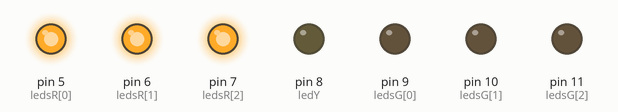
Recording of a sketch running on a simulated Arduino Uno, built with avr-gcc and run on an emulated ATmega328P. Parts: output pins drawn as LEDs (lit = HIGH).

Above: at 0.1 s.
At 11.1 s:
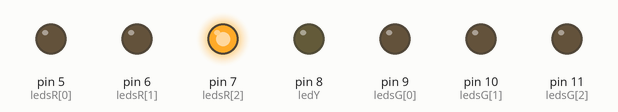
At 18.7 s:
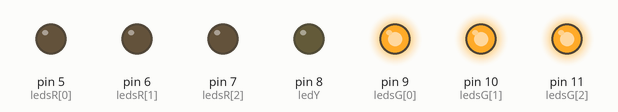
At 19.7 s:
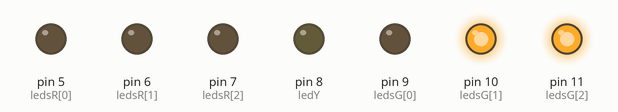
At 21.7 s:
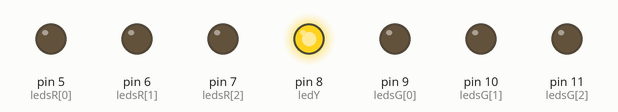
At 33.7 s:
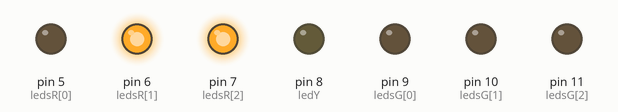
Timing chart, 0 to 40.0 s (numbered marks = the images above):
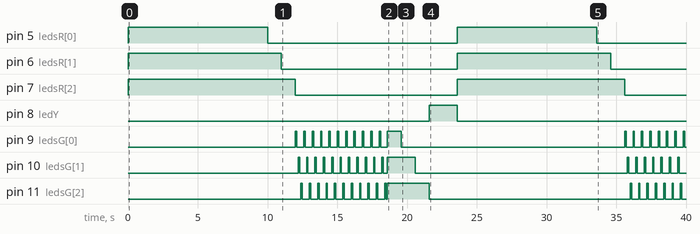

The sketch:

questao1.ino
```cpp
byte ledsG[] = {9,10,11};
int ledY = 8;
byte ledsR[] = {5,6,7};


void setup() {

  for(int i = 0; i <= 2;i++){
    pinMode(ledsG[i],OUTPUT);
    pinMode(ledsR[i],OUTPUT);
  }
  pinMode(ledY,OUTPUT);

}

void loop() {

  for(int i = 0; i <= 2;i++){
    digitalWrite(ledsG[i],LOW);
    digitalWrite(ledsR[i],HIGH);
  }
  digitalWrite(ledY,LOW);
  delay(10000);

  for(int i = 0; i <= 2;i++){
    digitalWrite(ledsR[i],LOW);
    if(i < 2){
      delay(1000);
    }

  }

  //fazer laço do verde
  for (int j = 0; j <= 10; j++){
     for (int i = 0; i <= 2; i++) {
     digitalWrite(ledsG[i], HIGH);
     delay(100);
     digitalWrite(ledsG[i], LOW);
     delay(100);
   }
  }

  for(int i = 0; i <= 2;i++){
    digitalWrite(ledsG[i],HIGH);
  }
  delay(1000);
  for(int i = 0; i <= 2;i++){
    digitalWrite(ledsG[i],LOW);
    if(i == 2){
    digitalWrite(ledY, HIGH);
    delay(1000);
    }
    delay(1000);
  }


}
```

Measured:
- by itself, pin 5 (ledsR[0]): alternates HIGH for 10.0 s and LOW for 13.6 s
- by itself, pin 6 (ledsR[1]): alternates HIGH for 11.0 s and LOW for 12.6 s
- by itself, pin 7 (ledsR[2]): alternates HIGH for 12.0 s and LOW for 11.6 s
- by itself, pin 8 (ledY): LOW → HIGH at 21.6 s, → LOW 2.0 s later
- by itself, pin 9 (ledsG[0]): goes 11 × (HIGH 0.10 s, LOW 0.50 s), HIGH 1.0 s, LOW 16.0 s, 7 × (HIGH 0.10 s, LOW 0.50 s), HIGH 0.10 s, then LOW
- by itself, pin 10 (ledsG[1]): LOW → HIGH at 12.2 s, → LOW 0.10 s later, → HIGH 0.50 s later, → LOW 0.10 s later, … (38 changes in this stretch)
- by itself, pin 11 (ledsG[2]): LOW → HIGH at 12.4 s, → LOW 0.10 s later, → HIGH 0.50 s later, → LOW 0.10 s later, … (38 changes in this stretch)
